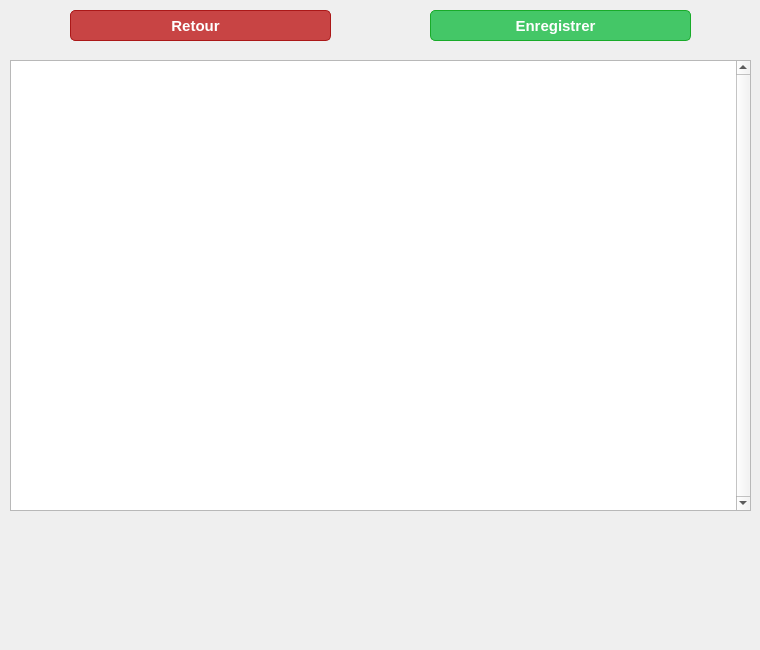
<?xml version="1.0" encoding="UTF-8"?>
<ui version="4.0">
 <class>editMeteoDataForm</class>
 <widget class="QWidget" name="editMeteoDataForm">
  <property name="geometry">
   <rect>
    <x>0</x>
    <y>0</y>
    <width>760</width>
    <height>650</height>
   </rect>
  </property>
  <property name="minimumSize">
   <size>
    <width>0</width>
    <height>0</height>
   </size>
  </property>
  <property name="maximumSize">
   <size>
    <width>760</width>
    <height>650</height>
   </size>
  </property>
  <property name="windowTitle">
   <string>Form</string>
  </property>
  <widget class="QTableWidget" name="editMeteoTableWidget">
   <property name="geometry">
    <rect>
     <x>10</x>
     <y>60</y>
     <width>741</width>
     <height>451</height>
    </rect>
   </property>
   <property name="locale">
    <locale language="French" country="France"/>
   </property>
   <property name="verticalScrollBarPolicy">
    <enum>Qt::ScrollBarAlwaysOn</enum>
   </property>
   <property name="editTriggers">
    <set>QAbstractItemView::AnyKeyPressed|QAbstractItemView::DoubleClicked|QAbstractItemView::EditKeyPressed|QAbstractItemView::SelectedClicked</set>
   </property>
   <property name="selectionMode">
    <enum>QAbstractItemView::SingleSelection</enum>
   </property>
   <property name="selectionBehavior">
    <enum>QAbstractItemView::SelectItems</enum>
   </property>
  </widget>
  <widget class="QPushButton" name="saveBtn">
   <property name="geometry">
    <rect>
     <x>430</x>
     <y>10</y>
     <width>261</width>
     <height>31</height>
    </rect>
   </property>
   <property name="styleSheet">
    <string notr="true">QPushButton {
	background-color:#44c767;
	border-radius:5px;
	border:1px solid #18ab29;
	color:#ffffff;
	font-family:arial;
	font-size:15px;
	font-weight:bold;
	text-decoration:none;
	padding-right:10px;
	outline: 0;
}

QPushButton:hover:!pressed {
	background-color:#54d777;
}

QPushButton:pressed {
	background-color:#30b252;
}

QPushButton:disabled {
	background-color:#30b252;
}</string>
   </property>
   <property name="text">
    <string>Enregistrer</string>
   </property>
   <property name="icon">
    <iconset resource="projectRessources.qrc">
     <normaloff>:/icons/white/WindowsIcons-master/WindowsPhone/dark/appbar.check.png</normaloff>:/icons/white/WindowsIcons-master/WindowsPhone/dark/appbar.check.png</iconset>
   </property>
  </widget>
  <widget class="QPushButton" name="cancelBtn">
   <property name="geometry">
    <rect>
     <x>70</x>
     <y>10</y>
     <width>261</width>
     <height>31</height>
    </rect>
   </property>
   <property name="styleSheet">
    <string notr="true">QPushButton {
	background-color:#C84444;
	border-radius:5px;
	border:1px solid #AB1818;
	color:#ffffff;
	font-family:arial;
	font-size:15px;
	font-weight:bold;
	text-decoration:none;
	padding-right:10px;
	outline: 0;
}

QPushButton:hover:!pressed {
	background-color:#D85454;
}

QPushButton:pressed {
	background-color:#B83434;
}</string>
   </property>
   <property name="text">
    <string>Retour</string>
   </property>
   <property name="icon">
    <iconset resource="projectRessources.qrc">
     <normaloff>:/icons/white/WindowsIcons-master/WindowsPhone/dark/appbar.navigate.previous.png</normaloff>:/icons/white/WindowsIcons-master/WindowsPhone/dark/appbar.navigate.previous.png</iconset>
   </property>
  </widget>
 </widget>
 <resources>
  <include location="projectRessources.qrc"/>
 </resources>
 <connections/>
</ui>
